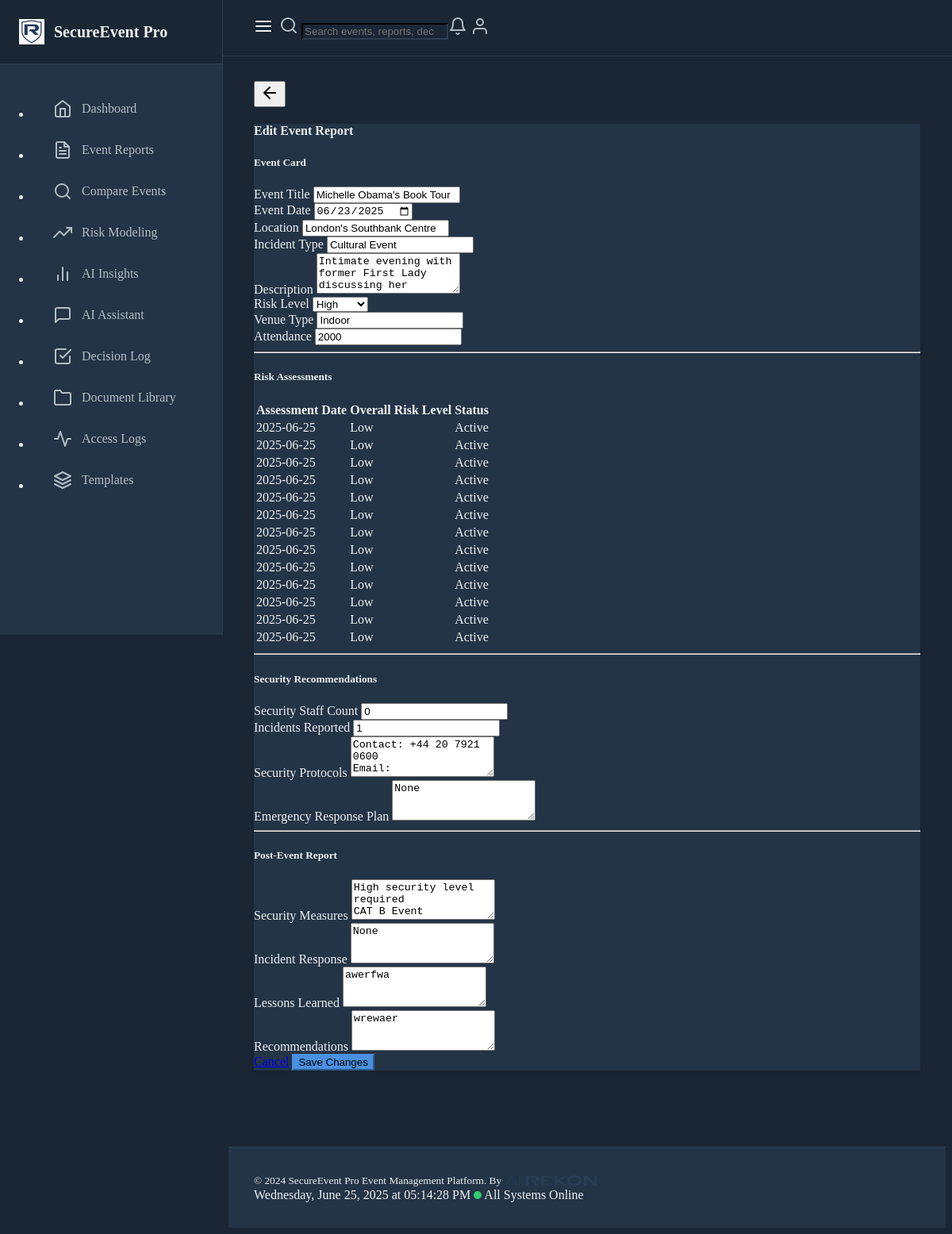
The page /edit-event-report/1 on the database as committed earlier.
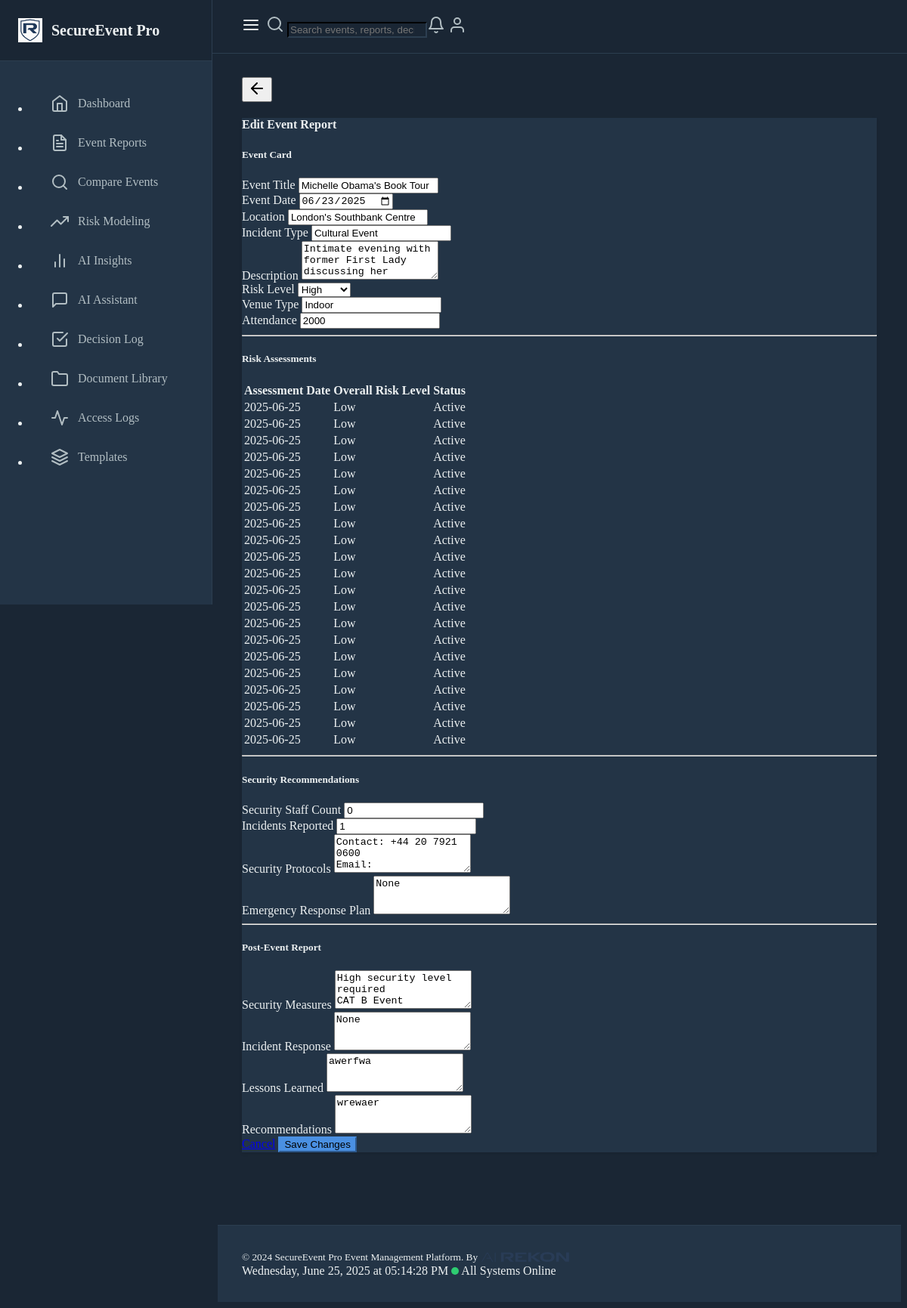
The same page on the database as committed later.
### models.py (models this page shows, shortened)
class EventReport(db.Model):
    id = db.Column(db.Integer, primary_key=True)
    title = db.Column(db.String(200), nullable=False)
    date = db.Column(db.DateTime, nullable=False)
    location = db.Column(db.String(200), nullable=False)
    description = db.Column(db.Text, nullable=False)
    risk_level = db.Column(db.String(50), nullable=False)
    incident_type = db.Column(db.String(100), nullable=False)
    created_at = db.Column(db.DateTime, default=datetime.utcnow)
    venue_type = db.Column(db.String(50))
    security_staff_count = db.Column(db.Integer, default=0)
    security_staff_roles = db.Column(db.JSON, default=dict)
    incidents_reported = db.Column(db.Integer, default=0)
    incident_summary = db.Column(db.Text)
    attendance = db.Column(db.Integer)
    security_measures = db.Column(db.Text)
    incident_response = db.Column(db.Text)
    lessons_learned = db.Column(db.Text)
    recommendations = db.Column(db.Text)
    security_protocols = db.Column(db.Text)
    emergency_response_plan = db.Column(db.Text)
    post_event_analysis = db.Column(db.Text)
    activity_logs = db.relationship('ActivityLog', backref='event_report', lazy=True)
    estimated_risk_level = db.Column(db.String(50))
    risk_assessments = db.relationship('RiskAssessment', backref='event_report', lazy=True)

class RiskAssessment(db.Model):
    id = db.Column(db.Integer, primary_key=True)
    event_report_id = db.Column(db.Integer, db.ForeignKey('event_report.id'), nullable=False)
    assessment_date = db.Column(db.DateTime, default=datetime.utcnow)
    risk_factors = db.Column(db.JSON, default=list)
    overall_risk_level = db.Column(db.String(50), nullable=False)
    assessor_notes = db.Column(db.Text)
    mitigation_measures = db.Column(db.JSON, default=list)
    residual_risk_level = db.Column(db.String(50))
    review_date = db.Column(db.DateTime)
    status = db.Column(db.String(50), default='Active')

### routes.py (the view, shortened to what this page needs)
@app.route("/edit-event-report/<int:report_id>", methods=["GET", "POST"])
def edit_event_report(report_id):
    report = EventReport.query.get_or_404(report_id)
    return render_template("create_event_report.html", report=report)

### templates/create_event_report.html (shortened to what this page needs)
{% extends "base.html" %}
{% block content %}
<div class="container mt-4">
    <div class="card">
        <div class="card-header">
            <h4 class="mb-0">{{ 'Edit Event Report' if report else 'Create New Event Report' }}</h4>
        </div>
        <div class="card-body">
            <h5 class="mb-3">Event Card</h5>
            <form action="{% if report %}{{ url_for('edit_event_report', report_id=report.id) }}{% else %}{{ url_for('create_event_report') }}{% endif %}" method="POST">
                <div class="row">
                    <div class="col-md-6 mb-3">
                        <label for="title" class="form-label">Event Title</label>
                        <input type="text" class="form-control" id="title" name="title" value="{{ report.title if report else '' }}" required>
                    </div>
                    <div class="col-md-6 mb-3">
                        <label for="date" class="form-label">Event Date</label>
                        <input type="date" class="form-control" id="date" name="date" value="{{ report.date.strftime('%Y-%m-%d') if report else '' }}" required>
                    </div>
                </div>
                <div class="row">
                    <div class="col-md-6 mb-3">
                        <label for="location" class="form-label">Location</label>
                        <input type="text" class="form-control" id="location" name="location" value="{{ report.location if report else '' }}" required>
                    </div>
                    <div class="col-md-6 mb-3">
                        <label for="incident_type" class="form-label">Incident Type</label>
                        <input type="text" class="form-control" id="incident_type" name="incident_type" value="{{ report.incident_type if report else '' }}" required>
                    </div>
                </div>
                <div class="mb-3">
                    <label for="description" class="form-label">Description</label>
                    <textarea class="form-control" id="description" name="description" rows="3" required>{{ report.description if report else '' }}</textarea>
                </div>
                <div class="row">
                    <div class="col-md-4 mb-3">
                        <label for="risk_level" class="form-label">Risk Level</label>
                        <select class="form-select" id="risk_level" name="risk_level" required>
                            {% for level in ['Low','Medium','High'] %}
                            <option value="{{ level }}" {% if report and report.risk_level==level %}selected{% endif %}>{{ level }}</option>
                            {% endfor %}
                        </select>
                    </div>
                    <div class="col-md-4 mb-3">
                        <label for="venue_type" class="form-label">Venue Type</label>
                        <input type="text" class="form-control" id="venue_type" name="venue_type" value="{{ report.venue_type if report else '' }}">
                    </div>
                    <div class="col-md-4 mb-3">
                        <label for="attendance" class="form-label">Attendance</label>
                        <input type="number" class="form-control" id="attendance" name="attendance" value="{{ report.attendance if report else '' }}">
                    </div>
                </div>
                <hr>
                <h5 class="mt-4">Risk Assessments</h5>
                <div class="mb-4">
                {% if report %}
                    {% if report.risk_assessments %}
                    <div class="table-responsive">
                        <table class="table table-hover">
                            <thead>
                                <tr>
                                    <th>Assessment Date</th>
                                    <th>Overall Risk Level</th>
                                    <th>Status</th>
                                </tr>
                            </thead>
                            <tbody>
                                {% for a in report.risk_assessments %}
                                <tr>
                                    <td>{{ a.assessment_date.strftime('%Y-%m-%d') }}</td>
                                    <td>
                                        <span class="badge bg-{{ 'danger' if a.overall_risk_level=='High' else 'warning' if a.overall_risk_level=='Medium' else 'success' }}">{{ a.overall_risk_level }}</span>
                                    </td>
                                    <td>{{ a.status }}</td>
                                </tr>
                                {% endfor %}
                            </tbody>
                        </table>
                    </div>
                    {% endif %}
                {% else %}
                    <div class="alert alert-warning">
                        Save the event first, then you can add detailed risk assessments.
                    </div>
                {% endif %}
                </div>
                <hr>
                <h5 class="mt-4">Security Recommendations</h5>
                <div class="row">
                    <div class="col-md-6 mb-3">
                        <label for="security_staff_count" class="form-label">Security Staff Count</label>
                        <input type="number" class="form-control" id="security_staff_count" name="security_staff_count" value="{{ report.security_staff_count if report else 0 }}">
                    </div>
                    <div class="col-md-6 mb-3">
                        <label for="incidents_reported" class="form-label">Incidents Reported</label>
                        <input type="number" class="form-control" id="incidents_reported" name="incidents_reported" value="{{ report.incidents_reported if report else 0 }}">
                    </div>
                </div>
                <div class="mb-3">
                    <label for="security_protocols" class="form-label">Security Protocols</label>
                    <textarea class="form-control" id="security_protocols" name="security_protocols" rows="3">{{ report.security_protocols if report else '' }}</textarea>
                </div>
                <div class="mb-3">
                    <label for="emergency_response_plan" class="form-label">Emergency Response Plan</label>
                    <textarea class="form-control" id="emergency_response_plan" name="emergency_response_plan" rows="3">{{ report.emergency_response_plan if report else '' }}</textarea>
                </div>
                <hr>
                <h5 class="mt-4">Post-Event Report</h5>
                <div class="mb-3">
                    <label for="security_measures" class="form-label">Security Measures</label>
                    <textarea class="form-control" id="security_measures" name="security_measures" rows="3">{{ report.security_measures if report else '' }}</textarea>
                </div>
                <div class="mb-3">
                    <label for="incident_response" class="form-label">Incident Response</label>
                    <textarea class="form-control" id="incident_response" name="incident_response" rows="3">{{ report.incident_response if report else '' }}</textarea>
                </div>
                <div class="mb-3">
                    <label for="lessons_learned" class="form-label">Lessons Learned</label>
                    <textarea class="form-control" id="lessons_learned" name="lessons_learned" rows="3">{{ report.lessons_learned if report else '' }}</textarea>
                </div>
                <div class="mb-3">
                    <label for="recommendations" class="form-label">Recommendations</label>
                    <textarea class="form-control" id="recommendations" name="recommendations" rows="3">{{ report.recommendations if report else '' }}</textarea>
                </div>
                <div class="d-flex justify-content-end">
                    <a href="{{ url_for('index') }}" class="btn btn-secondary me-2">Cancel</a>
                    <button type="submit" class="btn btn-primary">{{ 'Save Changes' if report else 'Create Report' }}</button>
                </div>
            </form>
        </div>
    </div>
</div>
{% endblock %}

### templates/base.html (shortened to what this page needs)
<!DOCTYPE html>
<html lang="en" data-bs-theme="dark">
<head>
    <link href="https://cdn.replit.com/agent/bootstrap-agent-dark-theme.min.css" rel="stylesheet">
    <link href="https://cdn.jsdelivr.net/npm/feather-icons/dist/feather.min.css" rel="stylesheet">
</head>
<body>
    <div class="sidebar" id="sidebar">
        <div class="sidebar-header">
            <a href="/" class="sidebar-brand">
                <img src="{{ url_for('static', filename='img/SEP_logo.png') }}" alt="SEP Logo" style="height: 32px; width: 32px;">
                <span>SecureEvent Pro</span>
            </a>
        </div>
        <nav class="sidebar-nav">
            <ul class="nav flex-column">
                <li class="nav-item">
                    <a class="nav-link {{ 'active' if request.endpoint == 'dashboard' }}" href="{{ url_for('dashboard') }}">
                        <i data-feather="home"></i>
                        <span>Dashboard</span>
                    </a>
                </li>
                <li class="nav-item">
                    <a class="nav-link {{ 'active' if request.endpoint == 'index' }}" href="{{ url_for('index') }}">
                        <i data-feather="file-text"></i>
                        <span>Event Reports</span>
                    </a>
                </li>
                <li class="nav-item">
                    <a class="nav-link {{ 'active' if request.endpoint == 'comparative_search' }}" href="{{ url_for('comparative_search') }}">
                        <i data-feather="search"></i>
                        <span>Compare Events</span>
                    </a>
                </li>
                <li class="nav-item">
                    <a class="nav-link {{ 'active' if request.endpoint == 'modeling' }}" href="{{ url_for('modeling') }}">
                        <i data-feather="trending-up"></i>
                        <span>Risk Modeling</span>
                    </a>
                </li>
                <li class="nav-item">
                    <a class="nav-link {{ 'active' if request.endpoint == 'insights' }}" href="{{ url_for('insights') }}">
                        <i data-feather="bar-chart-2"></i>
                        <span>AI Insights</span>
                    </a>
                </li>
                <li class="nav-item">
                    <a class="nav-link {{ 'active' if request.endpoint == 'chat' }}" href="{{ url_for('chat') }}">
                        <i data-feather="message-square"></i>
                        <span>AI Assistant</span>
                    </a>
                </li>
                <li class="nav-item">
                    <a class="nav-link {{ 'active' if request.path == url_for('decision_log') }}" href="{{ url_for('decision_log') }}">
                        <i data-feather="check-square"></i>
                        <span>Decision Log</span>
                    </a>
                </li>
                <li class="nav-item">
                    <a class="nav-link {{ 'active' if request.path == url_for('document_library') }}" href="{{ url_for('document_library') }}">
                        <i data-feather="folder"></i>
                        <span>Document Library</span>
                    </a>
                </li>
                <li class="nav-item">
                    <a class="nav-link {{ 'active' if request.path == url_for('view_access_logs') }}" href="{{ url_for('view_access_logs') }}">
                        <i data-feather="activity"></i>
                        <span>Access Logs</span>
                    </a>
                </li>
                <li class="nav-item">
                    <a class="nav-link {{ 'active' if request.endpoint == 'list_templates' }}" href="{{ url_for('list_templates') }}">
                        <i data-feather="layers"></i>
                        <span>Templates</span>
                    </a>
                </li>
            </ul>
        </nav>
    </div>
    <div class="flex-grow-1">
        <header class="top-header" id="topHeader">
            <button class="sidebar-toggle-btn" id="sidebarToggle">
                <i data-feather="menu"></i>
            </button>
            <div class="header-search flex-grow-1 mx-3 mx-md-4">
                <form class="d-flex" role="search">
                    <div class="input-group">
                        <span class="input-group-text bg-transparent border-end-0" id="search-addon"><i data-feather="search"></i></span>
                        <input class="form-control border-start-0" type="search" placeholder="Search events, reports, decisions..." aria-label="Search" aria-describedby="search-addon">
                    </div>
                </form>
            </div>
            <div class="header-actions d-flex align-items-center gap-3">
                <a href="#" class="nav-link"><i data-feather="bell"></i></a>
                <a href="#" class="nav-link"><i data-feather="user"></i></a>
            </div>
        </header>
        <main class="main-content" id="mainContent">
            <div class="d-flex align-items-center gap-2 mb-4">
                <button id="backButton" type="button" class="btn btn-outline-secondary btn-sm" onclick="window.history.back()" aria-label="Go back">
                    <i data-feather="arrow-left"></i>
                </button>
            </div>
            {% block content %}{% endblock %}
        </main>
        <footer class="footer" id="footer">
            <div class="container-fluid d-flex justify-content-between align-items-center">
                <small>&copy; 2024 SecureEvent Pro Event Management Platform. By <img src="{{ url_for('static', filename='img/AIR_logo_new_trans_min.png') }}" alt="AI Rekon Logo" style="height: 14px; vertical-align: middle; margin-bottom: 2px;"></small>
                <div class="d-flex align-items-center gap-3">
                    <span id="current-date-time"></span>
                    <span class="status-indicator"></span>
                    <span>All Systems Online</span>
                </div>
            </div>
        </footer>
    </div>
</body>
</html>

Rows that differ between the two databases and show on the page:
added RiskAssessment: assessment_date "2025-06-25", overall_risk_level "Low", status "Active"
added RiskAssessment: assessment_date "2025-06-25", overall_risk_level "Low", status "Active"
added RiskAssessment: assessment_date "2025-06-25", overall_risk_level "Low", status "Active"
added RiskAssessment: assessment_date "2025-06-25", overall_risk_level "Low", status "Active"
added RiskAssessment: assessment_date "2025-06-25", overall_risk_level "Low", status "Active"
added RiskAssessment: assessment_date "2025-06-25", overall_risk_level "Low", status "Active"
added RiskAssessment: assessment_date "2025-06-25", overall_risk_level "Low", status "Active"
added RiskAssessment: assessment_date "2025-06-25", overall_risk_level "Low", status "Active"
